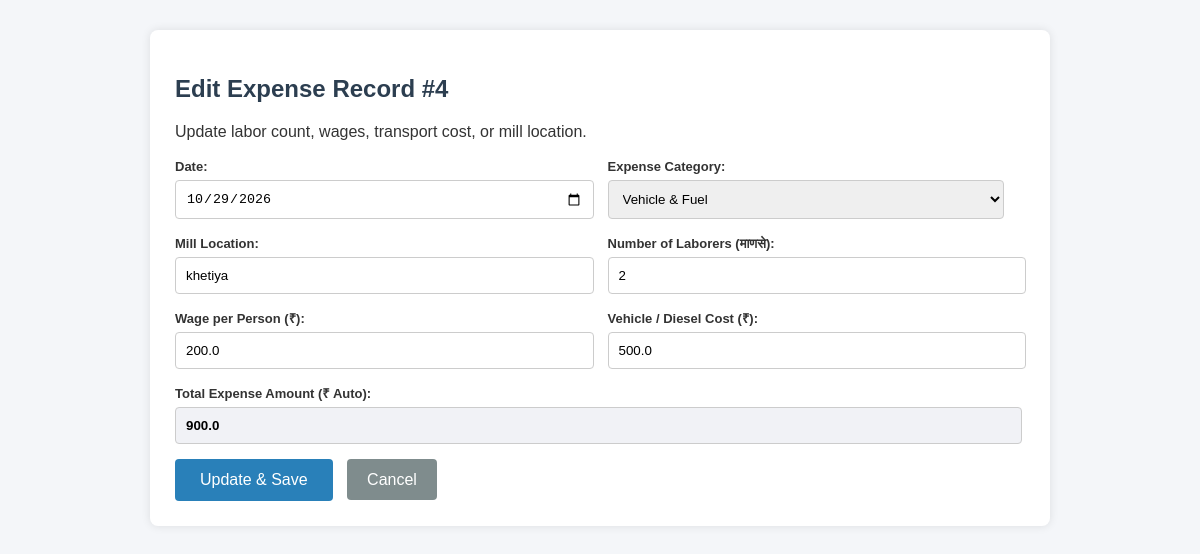
Screenshot of /edit_expense/4 with the database file from the repository.
### tables this page shows
CREATE TABLE expenses (
            id INTEGER PRIMARY KEY AUTOINCREMENT,
            date TEXT,
            expense_type TEXT,
            mill_location TEXT,
            labor_count INTEGER DEFAULT 0,
            wage_per_person REAL DEFAULT 0,
            transport_fuel_cost REAL DEFAULT 0,
            total_expense REAL DEFAULT 0,
            vehicle_number TEXT
        );

### app.py (the view, shortened to what this page needs)
@app.route('/edit_expense/<int:id>', methods=['GET', 'POST'])
def edit_expense(id):
    conn = get_db_connection()
    expense_data = conn.execute('SELECT * FROM expenses WHERE id = ?', (id,)).fetchone()
    conn.close()
    if not expense_data:
        return "Expense record not found", 404
    return render_template('edit_expense.html', expense=expense_data)

### db.py (called while the page is built)
def get_db_connection():
    conn = sqlite3.connect('cotton.db')
    conn.row_factory = sqlite3.Row
    return conn

### templates/edit_expense.html (shortened to what this page needs)
<!DOCTYPE html>
<html lang="en">
<head>
</head>
<body>
    <div class="container">
        <h2>Edit Expense Record #{{ expense.id }}</h2>
        <p>Update labor count, wages, transport cost, or mill location.</p>
        <form method="POST">
            <div class="form-grid">
                <div>
                    <label>Date:</label><br>
                    <input type="date" name="date" value="{{ expense.date }}" required>
                </div>
                <div>
                    <label>Expense Category:</label><br>
                    <select name="expense_type" required>
                        <option value="Vehicle & Fuel" {{ 'selected' if expense.expense_type == 'Vehicle & Fuel' }}>Vehicle & Fuel</option>
                    </select>
                </div>
                <div>
                    <label>Mill Location:</label><br>
                    <input type="text" name="mill_location" value="{{ expense.mill_location }}">
                </div>
                <div>
                    <label>Number of Laborers (माणसे):</label><br>
                    <input type="number" name="labor_count" id="e_labor_count" value="{{ expense.labor_count }}" oninput="recalc()">
                </div>
                <div>
                    <label>Wage per Person (₹):</label><br>
                    <input type="number" step="0.01" name="wage_per_person" id="e_wage_per_person" value="{{ expense.wage_per_person }}" oninput="recalc()">
                </div>
                <div>
                    <label>Vehicle / Diesel Cost (₹):</label><br>
                    <input type="number" step="0.01" name="transport_fuel_cost" id="e_fuel_cost" value="{{ expense.transport_fuel_cost }}" oninput="recalc()">
                </div>
                <div style="grid-column: span 2;">
                    <label>Total Expense Amount (₹ Auto):</label><br>
                    <input type="number" step="0.01" name="total_expense" id="e_total_expense" value="{{ expense.total_expense }}" readonly style="background-color: #f1f2f6; font-weight: bold; width: 97%;">
                </div>
            </div>
            <button type="submit" class="btn-update">Update & Save</button>
            <a href="/expense" class="btn-cancel">Cancel</a>
        </form>
    </div>
</body>
</html>

### templates/edit_expense.html (style rules this page uses)
body { font-family: Arial, sans-serif; margin: 30px; background-color: #f4f6f9; color: #333; }
.container { max-width: 850px; margin: auto; background: white; padding: 25px; border-radius: 8px; box-shadow: 0 0 10px rgba(0,0,0,0.1); }
h2 { color: #2c3e50; }
.form-grid { display: grid; grid-template-columns: 1fr 1fr; gap: 15px; }
label { font-weight: bold; font-size: 13px; }
input, select { width: 95%; padding: 10px; margin-top: 5px; border: 1px solid #ccc; border-radius: 4px; }
.btn-update { background-color: #2980b9; color: white; padding: 12px 25px; border: none; border-radius: 4px; cursor: pointer; font-size: 16px; margin-top: 15px; }
.btn-cancel { background-color: #7f8c8d; color: white; padding: 12px 20px; text-decoration: none; border-radius: 4px; font-size: 16px; margin-left: 10px; }

### rows the page displays
expenses: id "4", date "10/29/2026", mill_location "khetiya", labor_count "2", wage_per_person "200.0", transport_fuel_cost "500.0", total_expense "900.0"
